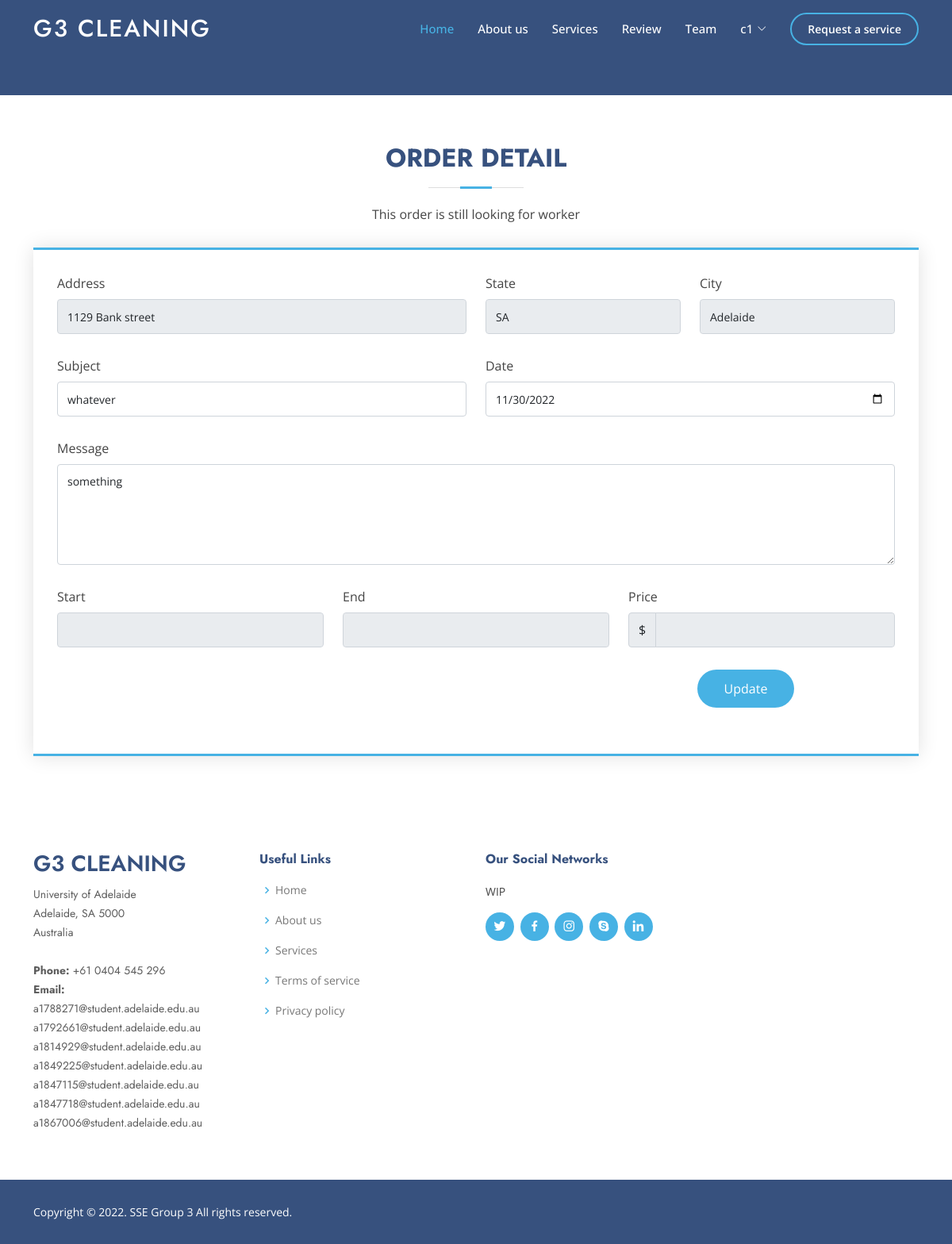
The page /orderdetail.php?orderid=22 (signed in) on the database its author committed.
### tables this page shows
CREATE TABLE IF NOT EXISTS `orders`(
  `oid` int UNSIGNED NOT NULL AUTO_INCREMENT,
  `customer` int UNSIGNED NOT NULL,
  `worker` int UNSIGNED NOT NULL DEFAULT 0,
  `address` varchar(100) NOT NULL,
  `city` varchar(50) NOT NULL,
  `state` varchar(50) NOT NULL,
  `date` date NOT NULL,
  `start` time,
  `end` time,
  `subject` varchar(100),
  `message` varchar(100),
  `comment` varchar(300),
  `rating` int,
  `price` int,
  `status` varchar(10) NOT NULL DEFAULT 'notpaid',
  PRIMARY KEY (oid)
);

### include/db.php (called while the page is built, shortened)
<?php
include 'dbdetail.php';
$conn = new mysqli($servername, $username, $password, $dbname);
function sqlsanitizer($str)
{
    $str = str_replace('-', '', $str);
    return $str;
}
function dbsearchall($table, $key, $target)
{
    global $conn;
    $query = "SELECT * FROM " . sqlsanitizer($table) . " WHERE " . sqlsanitizer($key) . "=";
    $query .= sqlsanitizer($target);
    $query .= ";";
    $dbresult = mysqli_query($conn, $query);
    $result = [];
    if (mysqli_num_rows($dbresult) > 0) {
        while ($row = mysqli_fetch_assoc($dbresult)) {
            array_push($result, $row);
        }
    }
    return $result;
}
?>

### orderdetail.php (the view, shortened to what this page needs)
<!DOCTYPE html>
<html lang="en">
<?php
include 'include/db.php';
if (!isset($_GET['orderid'])) {
    header("Location:/orderhistory.php");
    exit;
} else {
    $oid = $_GET['orderid'];
}
$orderresult = dbsearchall("orders", "oid", $oid);
$order = $orderresult[0];
?>
<head>
    <link href="assets/vendor/aos/aos.css" rel="stylesheet">
    <link href="assets/vendor/bootstrap/css/bootstrap.min.css" rel="stylesheet">
    <link href="assets/vendor/bootstrap-icons/bootstrap-icons.css" rel="stylesheet">
    <link href="assets/vendor/boxicons/css/boxicons.min.css" rel="stylesheet">
    <link href="assets/vendor/glightbox/css/glightbox.min.css" rel="stylesheet">
    <link href="assets/vendor/remixicon/remixicon.css" rel="stylesheet">
    <link href="assets/vendor/swiper/swiper-bundle.min.css" rel="stylesheet">
    <link href="assets/css/style.css" rel="stylesheet">
</head>
<body>
    <?php include 'include/header.php'; ?>
    <section id="headerspace" class="">
    </section>
    <section id="request" class="request">
        <div class="container" data-aos="fade-up">
            <div class="section-title">
                <h2>Order detail</h2>
                <?php
                if ($order['status'] == 'canceled') {
                    echo '<p>This order is canceled</p>';
                }elseif ($order['status'] == 'paid') {
                    echo '<p>This order is complete</p>';
                }elseif ($order['status'] == 'notpaid') {
                    if($order['worker'] == 0 and $order['start'] == '' and $order['end'] == ''){
                        echo '<p>This order is still looking for worker</p>';
                    }elseif($order['worker'] != 0 and $order['start'] == '' and $order['end'] == ''){
                        echo '<p>This order is ready to go</p>';
                    }elseif($order['worker'] != 0 and $order['start'] != '' and $order['end'] == ''){
                        echo '<p>This order is ongoing</p>';
                    }elseif($order['worker'] != 0 and $order['start'] != '' and $order['end'] != ''){
                        echo '<p>This order is waiting for payment</p>';
                    }else{
                        echo '<p>Order wrong, please contact customer support</p>';
                    }
                }else{
                    echo '<p>Order wrong, please contact customer support</p>';
                }
                ?>
            </div>
            <div class="row">
                <div class="col-lg-12 d-flex align-items-center">
                    <form action="forms/updateorder.php" method="post" role="form" class="php-request-form">
                        <div class="row">
                            <div class="form-group col-md-6">
                                <label for="address">Address</label>
                                <input type="text" class="form-control" id="address" value=<?php echo '"' .
                                    $order['address'] . '"'; ?> required readonly>
                            </div>
                            <div class="form-group col-md-3">
                                <label for="state">State</label>
                                <input type="text" class="form-control" id="state" value=<?php echo '"' . $order['state'] . '"'; ?>
                                required readonly>
                            </div>
                            <div class="form-group col-md-3">
                                <label for="city">City</label>
                                <input type="text" class="form-control" id="city" value=<?php echo '"' . $order['city'] . '"'; ?>
                                required readonly>
                            </div>
                        </div>
                        <div class="row">
                            <div class="form-group col-md-6">
                                <label for="subject">Subject</label>
                                <input type="text" class="form-control" name="subject" id="subject" value=<?php echo '"'
                                    . $order['subject'] . '"'; ?> required
                                <?php if
                                ($_SESSION['role'] == 'worker') {
                                    echo "readonly";
                                } ?>>
                            </div>
                            <div class="form-group col-md-6">
                                <label for="date">Date</label>
                                <input type="date" class="form-control" name="date" id="date" value=<?php echo '"' .
                                    $order['date'] . '"'; ?> required
                                <?php if
                                ($_SESSION['role'] == 'worker') {
                                    echo "readonly";
                                } ?>>
                            </div>
                        </div>
                        <div class="row">
                            <div class="form-group col-md-12">
                                <label for="message">Message</label>
                                <textarea class="form-control" name="message" rows="5" <?php if
                                ($_SESSION['role'] == 'worker') { echo "readonly"; } ?>><?php
                                 echo $order['message']; ?></textarea>
                            </div>
                        </div>
                        <div class="row">
                            <div class="form-group col-md-4">
                                <label for="start">Start</label>
                                <input type="text" class="form-control" id="date" value=<?php echo '"' . $order['start']
                                    . '"'; ?> readonly>
                            </div>
                            <div class="form-group col-md-4">
                                <label for="end">End</label>
                                <input type="text" class="form-control" id="date" value=<?php echo '"' . $order['end'] .
                                    '"'; ?> readonly>
                            </div>
                            <div class="form-group col-md-4">
                                <label for="start">Price</label>
                                <div class="input-group">
                                    <span class="input-group-text">$</span>
                                    <input type="text" class="form-control" name="price" id="date" value=<?php echo '"' . $order['price']
                                        . '"'; if ($_SESSION['role']=='customer' or $order['status']!='notpaid') { echo "readonly"; } ?>>
                                </div>
                            </div>
                        </div>
                        <div class="row">
                        <div class="row">
                            <?php
                            if($_SESSION["role"]=='customer'){
                                if ($order["status"] == 'notpaid' and $order['start'] != '' and $order['end'] != '' and $order['price'] != ''){
                                    echo '<div class="form-group col-md-4 text-center"><button name="type" value="pay" type="submit">Pay</button></div>';
                                    echo '<div class="form-group col-md-4 text-center"></div>';
                                }else{
                                    echo '<div class="form-group col-md-8 text-center"></div>';
                                }
                            }
                            ?>
                            <div class="form-group col-md-4 text-center"><button name="type" value="update" type="submit">Update</button></div>
                        </div>
                    </form>
                </div>
            </div>
        </div>
    </section>
    <?php include 'include/footer.php'; ?>
</body>
</html>

### assets/css/style.css (style rules this page uses)
body { font-family: "Open Sans", sans-serif; color: #444444; }
h1, h2, h3, h4, h5, h6 { font-family: "Jost", sans-serif; }
#headerspace { width: 100%; height: 40px; background: #37517e; }
section { padding: 60px 0; overflow: hidden; }
.section-title { text-align: center; padding-bottom: 30px; }
.section-title h2 { font-size: 32px; font-weight: bold; text-transform: uppercase; margin-bottom: 20px; padding-bottom: 20px; position: relative; color: #37517e; }
.section-title h2::before { content: ""; position: absolute; display: block; width: 120px; height: 1px; background: #ddd; bottom: 1px; left: calc(50% - 60px); }
.section-title h2::after { content: ""; position: absolute; display: block; width: 40px; height: 3px; background: #47b2e4; bottom: 0; left: calc(50% - 20px); }
.section-title p { margin-bottom: 0; }
.request .php-request-form { width: 100%; border-top: 3px solid #47b2e4; border-bottom: 3px solid #47b2e4; padding: 30px; background: #fff; box-shadow: 0 0 24px 0 rgba(0, 0, 0, 0.12); }
.request .php-request-form .form-group { padding-bottom: 8px; }
.request .php-request-form .form-group { margin-bottom: 20px; }
.request .php-request-form label { padding-bottom: 8px; }
.request .php-request-form input, .request .php-request-form textarea { border-radius: 0; box-shadow: none; font-size: 14px; border-radius: 4px; }
.request .php-request-form input { height: 44px; }
.request .php-request-form textarea { padding: 10px 12px; }
.request .php-request-form button[type=submit] { background: #47b2e4; border: 0; padding: 12px 34px; color: #fff; transition: 0.4s; border-radius: 50px; }

### rows shown on the page
orders: address "1129 Bank street", state "SA", city "Adelaide", subject "whatever", date "11/30/2022", message "something"

### other values the page prints
$_SESSION['username'] "c1"
